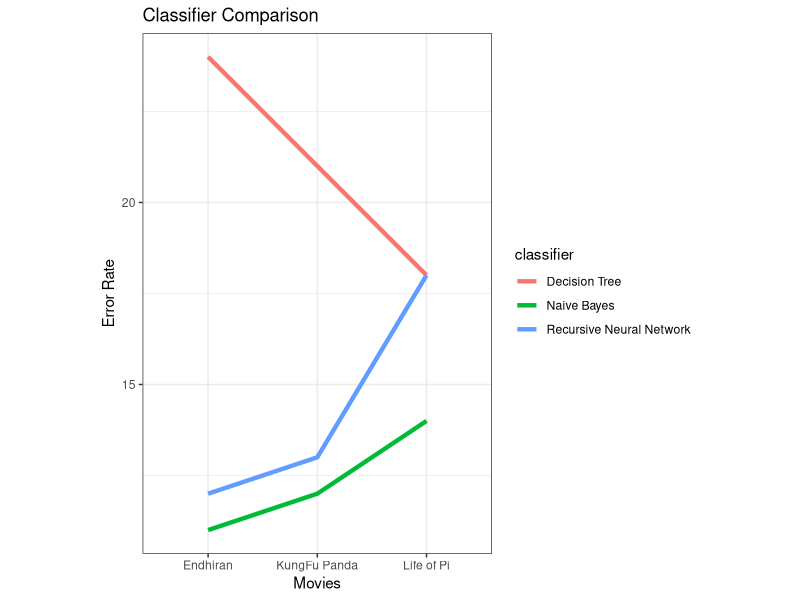
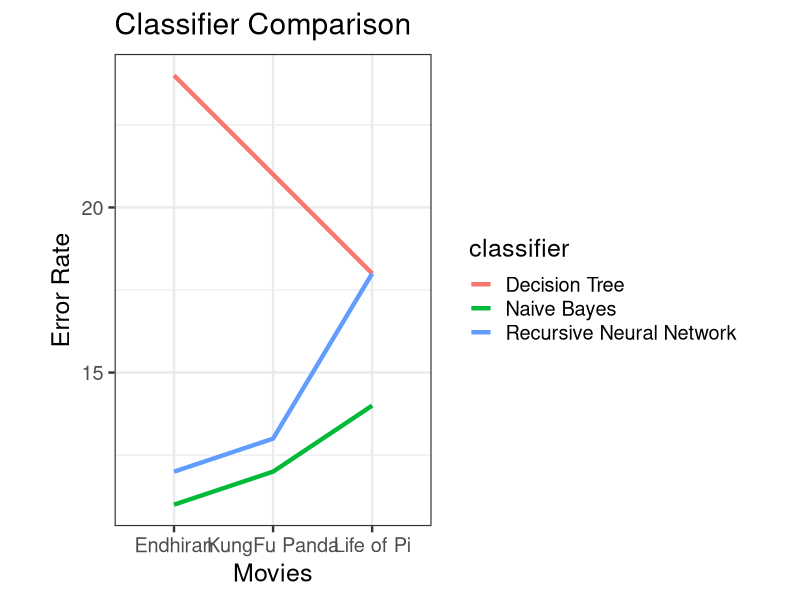
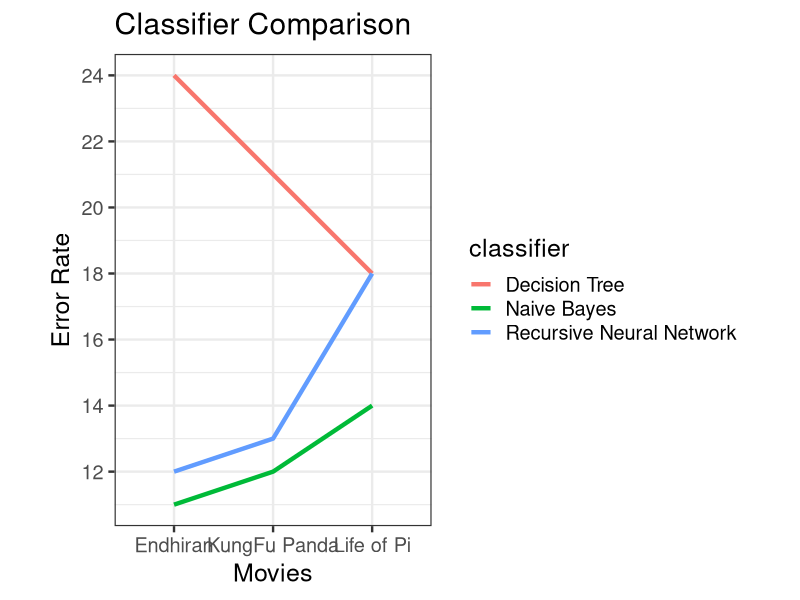

Reproduce these figures in R, in order.
#graph
df_new <- data.frame(value = c(12,13,21,14,18,18,11,12,24),
                     Movies = c("KungFu Panda","KungFu Panda","KungFu Panda","Life of Pi","Life of Pi","Life of Pi","Endhiran","Endhiran","Endhiran"),
                     classifier = c("Naive Bayes","Recursive Neural Network","Decision Tree","Naive Bayes","Recursive Neural Network","Decision Tree","Naive Bayes","Recursive Neural Network","Decision Tree"))
library(ggplot2)
theme_set(theme_bw(base_size = 18))
myplot <- ggplot(df_new, aes(y = value, x = Movies, colour = classifier,group=classifier)) +
  geom_line(size=1.5) +
  coord_equal(1/3) +
  ylab("Error Rate") +
  ggtitle("Classifier Comparison")
myplot + theme_bw()
myplot + theme(panel.background = element_rect(fill='white'))
myplot + scale_y_continuous(breaks=c(10,12,14,16,18,20,22,24))

